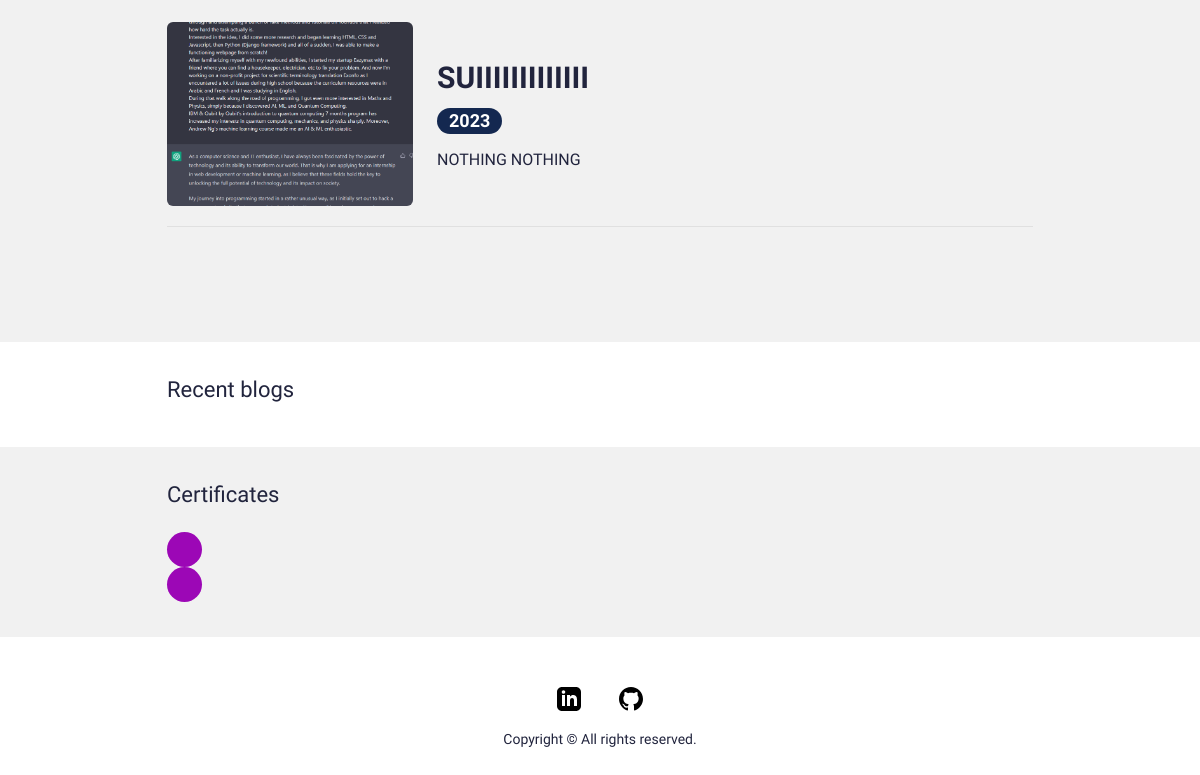
/ (lower part), run on an earlier commit of the app's database.
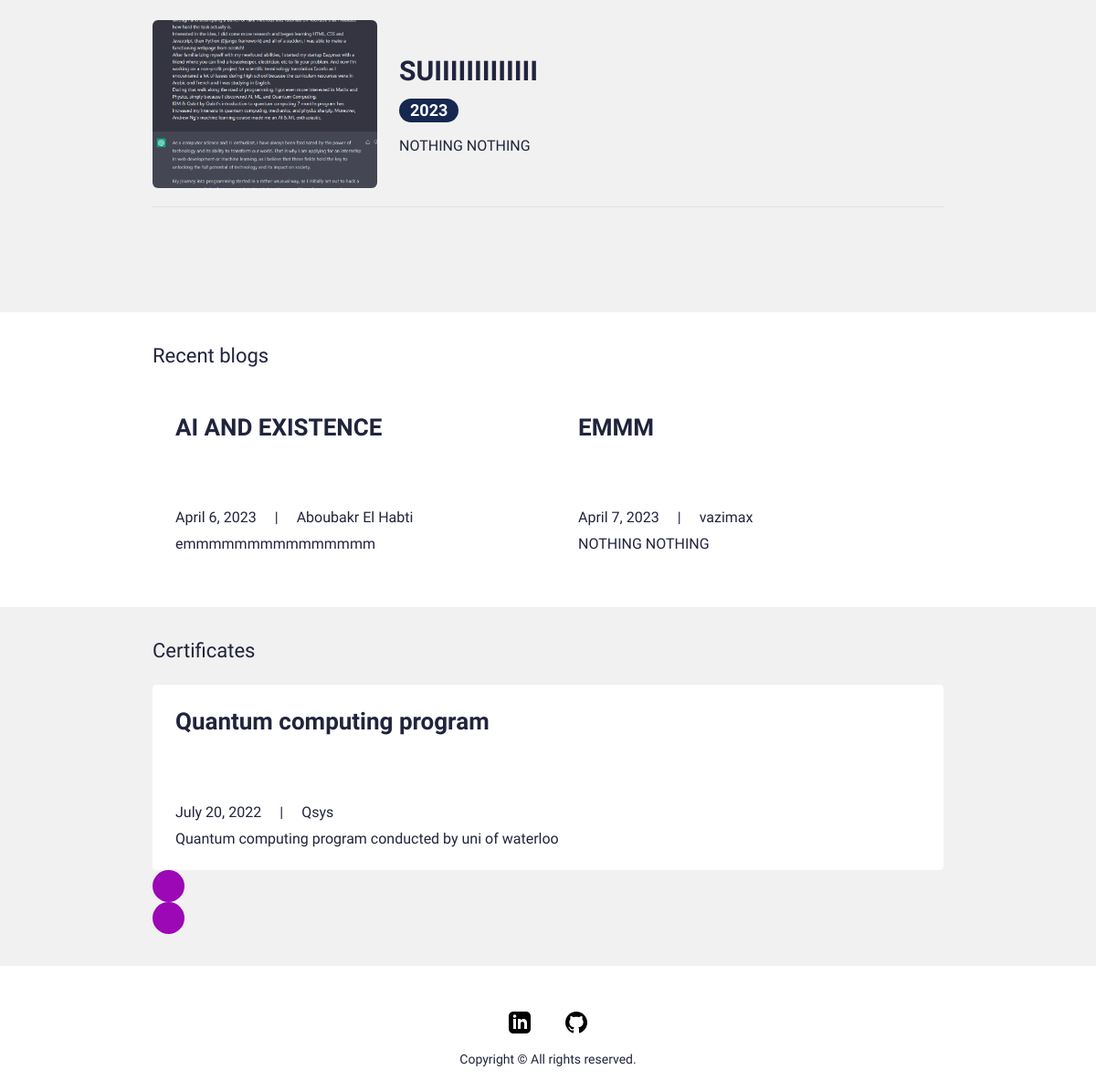
And on a later commit of the database.
### main/models.py (models this page shows, shortened)
class Portfolio(models.Model):
    class Meta:
        verbose_name_plural = 'Portfolio Profiles'
        verbose_name = 'Portfolio'
        ordering = ["name"]
    date = models.DateTimeField(blank=True, null=True)
    name = models.CharField(max_length=200, blank=True, null=True)
    description = models.CharField(max_length=500, blank=True, null=True)
    body = RichTextField(blank=True, null=True)
    image = models.ImageField(blank=True, null=True, upload_to="portfolio")
    slug = models.SlugField(null=True, blank=True)
    is_active = models.BooleanField(default=True)

class Blog(models.Model):
    class Meta:
        verbose_name_plural = 'Blog Profiles'
        verbose_name = 'Blog'
        ordering = ["timestamp"]
    timestamp = models.DateTimeField(auto_now_add=True)
    author = models.CharField(max_length=200, blank=True, null=True)
    name = models.CharField(max_length=200, blank=True, null=True)
    description = models.CharField(max_length=500, blank=True, null=True)
    body = RichTextField(blank=True, null=True)
    slug = models.SlugField(null=True, blank=True)
    image = models.ImageField(blank=True, null=True, upload_to="blog")
    is_active = models.BooleanField(default=True)

class Certificate(models.Model):
    class Meta:
        verbose_name_plural = 'Certificates'
        verbose_name = 'Certificate'
    date = models.DateField(blank=True, null=True)
    name = models.CharField(max_length=50, blank=True, null=True)
    title = models.CharField(max_length=200, blank=True, null=True)
    description = models.CharField(max_length=500, blank=True, null=True)
    is_active = models.BooleanField(default=True)

### main/views.py (the view)
# urls.py: path('', views.home, name="home"),
def home(request):
	certificates = Certificate.objects.filter(is_active=True)
	blogs = Blog.objects.filter(is_active=True)
	portfolio = Portfolio.objects.filter(is_active=True)#
	user = UserProfile.objects.all()
	context = {
		'certificates': certificates,
		'blogs': blogs,
		'portfolio': portfolio,
		'profile':user,
	}
	return render(request,'index.html',context)

### main/templates/index.html (shortened to what this page needs)
{% extends 'base.html' %}
{% load static %}
{% block content %}
<section>
  <div class="sectionSpaceSm lightBg">
    <div class="sectionSpace ">
    <div class="container">
      <div class="portfolioCol">
        {% for p in portfolio %}
        {% if p.is_active %}
        <div class="portfolioCard">
          <div class="row g-4 align-items-center">
            <div class="col-md-auto">
              <div class="portfolioImgCol">
                <a href="{% url 'portfolio_detail' p.id %}"><img src="{{p.image.url}}" alt="..."></a>
              </div>
            </div>
            <div class="col-md">
              <div class="portfolioContentCol">
                <h3 class="lgTitle"><a href="{% url 'portfolio_detail' p.id %}">{{p.name}}</a></h3>
                <ul class="portfolioOption">
                  <li><span class="dateLbl">{{p.date.year}}</span></li>
                </ul>
                <p>{{p.description}}</p>
              </div>
            </div>
          </div>
        </div>
        {% endif %}
        {% endfor %}
      </div>
    </div>
  </div>
</section>
<section>
  <div class="sectionSpaceSm">
    <div class="container">
      <div class="row pb-3">
        <div class="col">
          <h3 class="smText regular">Recent blogs</h3>
        </div>
        <div class="col-auto">
        </div>
      </div>
      <div class="row g-3">
      {% for b in blogs %}
      {% if b.is_active %}
        <div class="col-lg-6">
          <div class="cardStyle1">
            <h3 class="mdTitle cs1Title"><a href="{% url 'blog_detail' b.id %}">{{b.name}}</a></h3>
            <ul class="cardOptionCol">
              <li>{{b.timestamp.date}}</li>
              <li>{{b.author}}</li>
            </ul>
            <p>{{b.description}}</p>
          </div>
        </div>
        {% endif %}
        {% endfor %}
      </div>
    </div>
  </div>
</section>
<section>
  <div class="sectionSpaceSm lightBg">
    <div class="container">
      <div class="row pb-3">
        <div class="col">
          <h3 class="smText regular">Certificates</h3>
        </div>
      </div>
      <div class="sliderOuter">
        <div class="swiper certificatesSlider">
          <div class="swiper-wrapper">
            {% for c in certificates %}
            {% if c.is_active %}
            <div class="swiper-slide">
              <div class="cardStyle1">
                <h3 class="mdTitle cs1Title">
                  <a href="javascript:void(0)">{{c.title}}</a>
                </h3>
                <ul class="cardOptionCol">
                  <li>{{c.date}}</li>
                  <li>{{c.name|title}}</li>
                </ul>
                <p>{{c.description}}</p>
              </div>
            </div>
            {% endif %}
            {% endfor %}
          </div>
        </div>
        <div class="cert-swiper-button-next swiper-button-next swiperBtnStyle"></div>
        <div class="cert-swiper-button-prev swiper-button-prev swiperBtnStyle"></div>
      </div>
    </div>
  </div>
</section>
{% endblock %}

What changed in the data, as far as the page shows it:
added Blog: name "AI AND EXISTENCE", timestamp "April 6, 2023", author "Aboubakr El Habti", description "emmmmmmmmmmmmmmm"
added Blog: name "EMMM", timestamp "April 7, 2023", author "vazimax", description "NOTHING NOTHING"
added Certificate: title "Quantum computing program", date "July 20, 2022", name "Qsys", description "Quantum computing program conducted by uni of waterloo"
